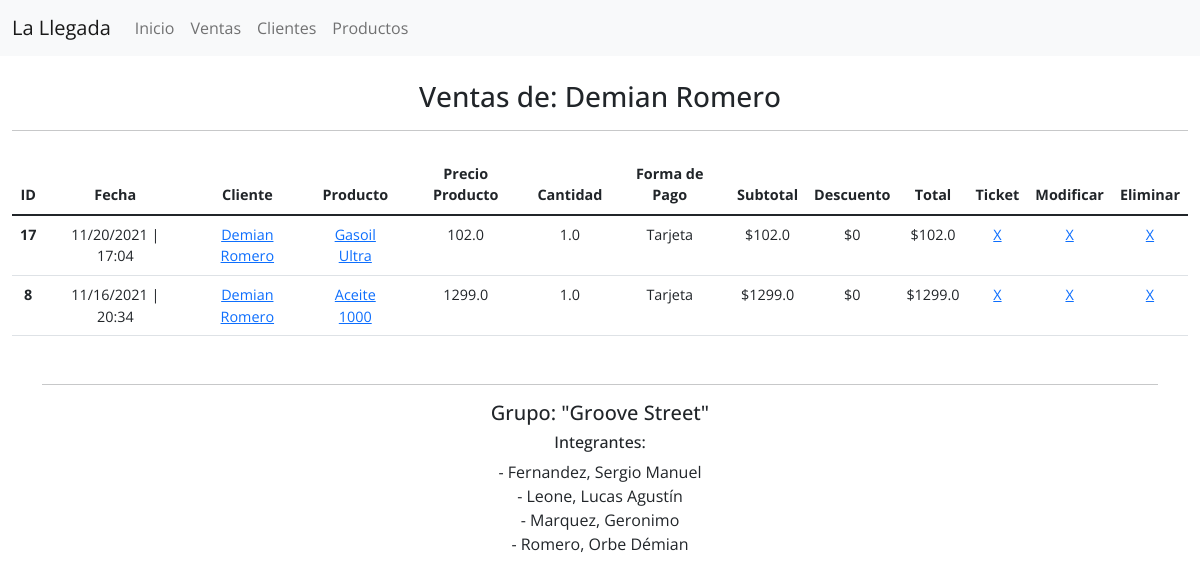
/clientes/9/, run on the app's committed database.
### clientes/models.py (models this page shows)
class Cliente(LlegadaModel):
    nombre = models.CharField(max_length=100)
    apellido = models.CharField(max_length=100)
    tipo_documento = models.CharField(choices=DOCUMENTO_CHOICES, max_length=10)
    numero_documento = models.CharField(max_length=20)
    telefono = models.CharField('Teléfono', max_length=25)
    email = models.EmailField()
    localidad = models.CharField(max_length=100)
    puntos = models.IntegerField(default=0)
    def __str__(self):
        return f'{self.nombre} {self.apellido}'

### ventas/models.py (models this page shows, shortened)
class Venta(LlegadaModel):
    fecha = models.DateTimeField(default=timezone.now, help_text='Ejemplo: 09/11/2021 17:20:00')
    cliente = models.ForeignKey(Cliente, on_delete=models.CASCADE)
    producto = models.ForeignKey(Product, on_delete=models.SET_NULL, null=True)
    cantidad = models.FloatField(validators=[MinValueValidator(0.0)])
    forma_pago = models.ForeignKey(FormaPago, max_length=10, help_text='Contado 10% Descuento', on_delete=models.CASCADE)
    def subtotal(self):
        total = self.producto.precio * self.cantidad
        total = round(total, 2)
        return total
    def descuento(self):
        total = self.producto.precio * self.cantidad
        descuento = round(total, 2)
        if self.forma_pago.nombre == 'Contado':
            descuento = (descuento * 0.1)
            descuento = round(descuento, 2)
            return descuento
        else:
            return 0
    def get_total(self):
        total = self.producto.precio * self.cantidad
        total_round = round(total, 3)
        if self.forma_pago.nombre == 'Contado':
            total_round = total_round - (total_round * 0.1 )
        return total_round

class FormaPago(LlegadaModel):
    nombre = models.CharField(max_length=15)
    def __str__(self):
        return self.nombre

### productos/models.py (models this page shows)
class Product(LlegadaModel):
    nombre = models.CharField(max_length=100)
    precio = models.FloatField()
    cantidad = models.FloatField(validators=[MinValueValidator(0.0)])
    stock_minimo = models.IntegerField()
    stock_maximo = models.IntegerField()
    proveedor = models.CharField(max_length=100,)
    marca = models.CharField(max_length=100,)
    tamaño = models.CharField(blank=True, max_length=100)
    ubicacion = models.CharField(blank=True, max_length=150)
    tipo_producto = models.ForeignKey(
        KindOfProduct,
        on_delete=models.SET_NULL,
        null=True,
        blank=True
    )
    def __str__(self):
        return self.nombre
    class Meta:
        verbose_name = 'Producto'
        verbose_name_plural = 'Productos'

### clientes/views.py (the view)
class ListVentasPorClienteView(DetailView):
    template_name = 'clientes/list_ventas_cliente.html'
    context_object_name = 'cliente'
    queryset = Cliente.objects.all()
    def get_context_data(self, **kwargs):
        context = super().get_context_data(**kwargs)
        cliente = self.get_object()
        context['ventas'] = Venta.objects.filter(cliente=cliente).order_by('-created')
        return context

### templates/clientes/list_ventas_cliente.html (shortened to what this page needs)
{% extends 'base.html' %}
{% block body %}
<div id="productos" class="container-fluid">
    <div class="title text-center mt-4">
        <h3>Ventas de: {{ cliente }}</h3>
        <hr>
    </div>
    <table class="table mt-4">
        <thead>
            <tr class="text-center">
                <th scope="col">ID</th>
                <th scope="col">Fecha</th>
                <th scope="col">Cliente</th>
                <th scope="col">Producto</th>
                <th scope="col">Precio Producto</th>
                <th scope="col">Cantidad</th>
                <th scope="col">Forma de Pago</th>
                <th scope="col">Subtotal</th>
                <th scope="col">Descuento</th>
                <th scope="col">Total</th>
                <th scope="col">Ticket</th>
                <th scope="col">Modificar</th>
                <th scope="col">Eliminar</th>
            </tr>
        </thead>
        <tbody>
            {% for venta in ventas %}
                <tr class="text-center">
                    <th scope="row">{{ venta.pk }}</th>
                    <td>{{ venta.fecha|date:'SHORT_DATE_FORMAT' }} | {{ venta.fecha|time:'H:i' }}</td>
                    <td><a href="{% url 'clientes:list-por-cliente' venta.cliente.pk %}">{{ venta.cliente }}</a></td>
                    <td><a href="{% url 'productos:list_producto' venta.producto.pk %}">{{ venta.producto }}</a></td>
                    <td>{{ venta.producto.precio }}</td>
                    <td>{{ venta.cantidad }}</td>
                    <td>{{ venta.forma_pago }}</td>
                    <td>${{ venta.subtotal }}</td>
                    <td>${{ venta.descuento }}</td>
                    <td>${{ venta.get_total }}</td>
                    <td><a href="{% url 'ventas:ticket' venta.pk %}">X</a></td>
                    <td><a href="{% url 'ventas:update' venta.pk %}">X</a></td>
                    <td><a href="{% url 'ventas:delete' venta.pk %}">X</a></td>
                </tr>
                {% endfor %}
        </tbody>
    </table>
</div>
{% endblock body %}

### static/css/main.css (style rules this page uses)
* { margin: 0; padding: 0; font-family: 'Open Sans', sans-serif; }
@media screen and (max-width: 1400px) { table { font-size: 90%; } }

### data on the page
Cliente: nombre+apellido "Demian Romero"
Venta: pk "17", fecha "11/20/2021", fecha "17:04", cliente "Demian Romero", producto "Gasoil Ultra", producto.precio "102.0", cantidad "1.0", forma_pago "Tarjeta", subtotal "102.0", descuento "0", get_total "102.0"
Venta: pk "8", fecha "11/16/2021", fecha "20:34", cliente "Demian Romero", producto "Aceite 1000", producto.precio "1299.0", cantidad "1.0", forma_pago "Tarjeta", subtotal "1299.0", descuento "0", get_total "1299.0"
